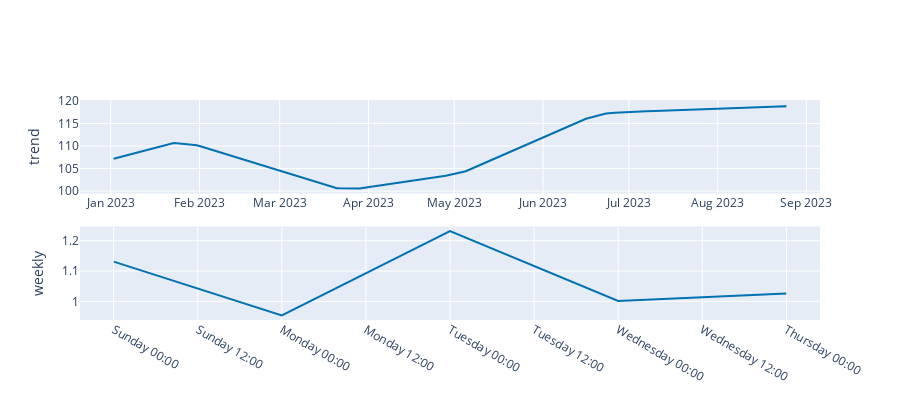

The notebook cell this image was saved under:
### Code cell
# fig2 = m.plot_components(forecast)
plot_components_plotly(m, forecast)

### Figure 1 — Plotly figure (JSON) as saved in the notebook; plotly's stock layout.template omitted (floating-point values rounded to 4 significant figures; data arrays with more than 128 entries replaced by an {"elided": "..."} marker saying what was removed)
{"data": [{"line": {"color": "#0072B2", "width": 2}, "mode": "lines", "name": "trend", "type": "scatter", "x": {"elided": "164 str values"}, "xaxis": "x", "y": {"elided": "164 float values"}, "yaxis": "y"}, {"line": {"color": "rgba(0, 114, 178, 0.2)", "width": 0}, "mode": "lines", "name": "trend_upper", "type": "scatter", "x": {"elided": "164 str values"}, "xaxis": "x", "y": {"elided": "164 float values"}, "yaxis": "y"}, {"fill": "tonexty", "fillcolor": "rgba(0, 114, 178, 0.2)", "line": {"color": "rgba(0, 114, 178, 0.2)", "width": 0}, "mode": "lines", "name": "trend_lower", "type": "scatter", "x": {"elided": "164 str values"}, "xaxis": "x", "y": {"elided": "164 float values"}, "yaxis": "y"}, {"line": {"color": "#0072B2", "width": 2}, "mode": "lines", "name": "weekly", "type": "scatter", "x": ["2017-01-01T00:00:00", "2017-01-02T00:00:00", "2017-01-03T00:00:00", "2017-01-04T00:00:00", "2017-01-05T00:00:00"], "xaxis": "x2", "y": [1.131, 0.9541, 1.231, 1.001, 1.026], "yaxis": "y2"}], "layout": {"height": 400, "showlegend": false, "width": 900, "xaxis": {"anchor": "y", "domain": [0, 1], "range": ["2022-12-21T06:00:00", "2023-09-05T18:00:00"], "type": "date"}, "xaxis2": {"anchor": "y2", "domain": [0, 1], "range": ["2016-12-31T19:12:00", "2017-01-05T04:48:00"], "tickformat": "%A %H:%M", "type": "date"}, "yaxis": {"anchor": "x", "domain": [0.575, 1], "rangemode": "normal", "title": {"text": "trend"}, "zerolinecolor": "#AAA"}, "yaxis2": {"anchor": "x2", "domain": [0, 0.425], "title": {"text": "weekly"}, "zerolinecolor": "#AAA"}}}
